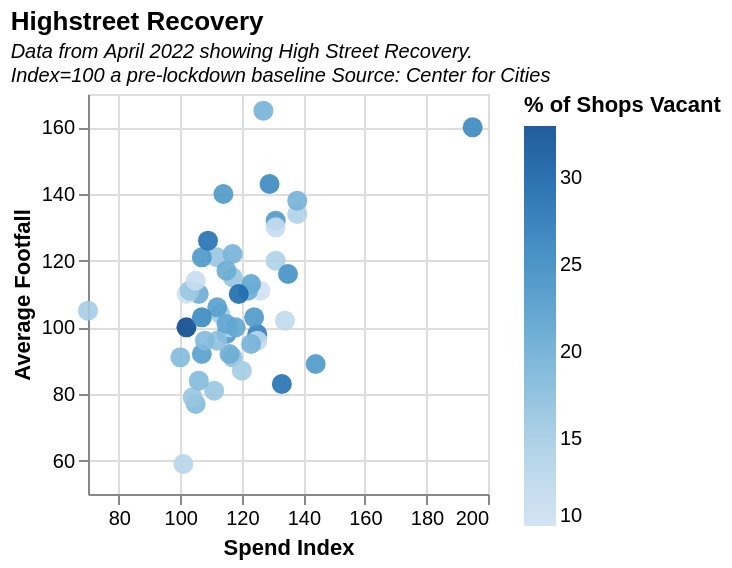

Specify this chart in Vega-Lite:
### Vega-Lite specification from a JSON file in a GitHub repository (floating-point values rounded to 4 significant figures)
{"$schema": "https://vega.github.io/schema/vega-lite/v5.json", "description": "A scatterplot showing Highstreeet Spend Index and Average Footfall.", "title": {"text": "Highstreet Recovery", "subtitle": ["Data from April 2022 showing High Street Recovery.", "Index=100 a pre-lockdown baseline Source: Center for Cities"], "subtitleFontStyle": "italic", "subtitleFontSize": 10, "anchor": "start", "color": "black"}, "data": {"values": [{"City": "Average", "Spend Index": "112", "Average Footfall": "90", "High Street Vacancies": ""}, {"City": "Aberdeen", "Spend Index": "106", "Average Footfall": "110", "High Street Vacancies": "20"}, {"City": "Aldershot", "Spend Index": "70", "Average Footfall": "105", "High Street Vacancies": "15"}, {"City": "Barnsley", "Spend Index": "138", "Average Footfall": "134", "High Street Vacancies": "14"}, {"City": "Birmingham", "Spend Index": "105", "Average Footfall": "77", "High Street Vacancies": "18"}, {"City": "Blackburn", "Spend Index": "125", "Average Footfall": "98", "High Street Vacancies": "26"}, {"City": "Blackpool", "Spend Index": "195", "Average Footfall": "160", "High Street Vacancies": "25"}, {"City": "Bournemouth", "Spend Index": "112", "Average Footfall": "121", "High Street Vacancies": "16"}, {"City": "Bradford", "Spend Index": "133", "Average Footfall": "83", "High Street Vacancies": "28"}, {"City": "Brighton", "Spend Index": "126", "Average Footfall": "111", "High Street Vacancies": "10"}, {"City": "Bristol", "Spend Index": "117", "Average Footfall": "91", "High Street Vacancies": "17"}, {"City": "Burnley", "Spend Index": "138", "Average Footfall": "138", "High Street Vacancies": "19"}, {"City": "Cambridge", "Spend Index": "125", "Average Footfall": "96", "High Street Vacancies": "12"}, {"City": "Cardiff", "Spend Index": "124", "Average Footfall": "103", "High Street Vacancies": "23"}, {"City": "Chatham", "Spend Index": "131", "Average Footfall": "120", "High Street Vacancies": "14"}, {"City": "Coventry", "Spend Index": "104", "Average Footfall": "79", "High Street Vacancies": "16"}, {"City": "Crawley", "Spend Index": "113", "Average Footfall": "104", "High Street Vacancies": "15"}, {"City": "Derby", "Spend Index": "115", "Average Footfall": "98", "High Street Vacancies": "23"}, {"City": "Doncaster", "Spend Index": "123", "Average Footfall": "113", "High Street Vacancies": "21"}, {"City": "Dundee", "Spend Index": "114", "Average Footfall": "140", "High Street Vacancies": "23"}, {"City": "Edinburgh", "Spend Index": "102", "Average Footfall": "110", "High Street Vacancies": "10"}, {"City": "Exeter", "Spend Index": "116", "Average Footfall": "100", "High Street Vacancies": "13"}, {"City": "Glasgow", "Spend Index": "123", "Average Footfall": "95", "High Street Vacancies": "19"}, {"City": "Gloucester", "Spend Index": "112", "Average Footfall": "106", "High Street Vacancies": "22"}, {"City": "Huddersfield", "Spend Index": "144", "Average Footfall": "89", "High Street Vacancies": "23"}, {"City": "Hull", "Spend Index": "135", "Average Footfall": "116", "High Street Vacancies": "24"}, {"City": "Ipswich", "Spend Index": "118", "Average Footfall": "100", "High Street Vacancies": "21"}, {"City": "Leeds", "Spend Index": "116", "Average Footfall": "92", "High Street Vacancies": "20"}, {"City": "Leicester", "Spend Index": "107", "Average Footfall": "92", "High Street Vacancies": "22"}, {"City": "Liverpool", "Spend Index": "134", "Average Footfall": "102", "High Street Vacancies": "12"}, {"City": "London", "Spend Index": "101", "Average Footfall": "59", "High Street Vacancies": "13"}, {"City": "Luton", "Spend Index": "111", "Average Footfall": "81", "High Street Vacancies": "16"}, {"City": "Manchester", "Spend Index": "120", "Average Footfall": "87", "High Street Vacancies": "15"}, {"City": "Mansfield", "Spend Index": "117", "Average Footfall": "122", "High Street Vacancies": "19"}, {"City": "Newcastle", "Spend Index": "122", "Average Footfall": "111", "High Street Vacancies": "20"}, {"City": "Newport", "Spend Index": "102", "Average Footfall": "100", "High Street Vacancies": "33"}, {"City": "Northampton", "Spend Index": "107", "Average Footfall": "103", "High Street Vacancies": "25"}, {"City": "Norwich", "Spend Index": "117", "Average Footfall": "115", "High Street Vacancies": "16"}, {"City": "Nottingham", "Spend Index": "112", "Average Footfall": "96", "High Street Vacancies": "17"}, {"City": "Oxford", "Spend Index": "100", "Average Footfall": "91", "High Street Vacancies": "18"}, {"City": "Peterborough", "Spend Index": "103", "Average Footfall": "111", "High Street Vacancies": "16"}, {"City": "Plymouth", "Spend Index": "127", "Average Footfall": "165", "High Street Vacancies": "19"}, {"City": "Portsmouth", "Spend Index": "115", "Average Footfall": "117", "High Street Vacancies": "20"}, {"City": "Preston", "Spend Index": "107", "Average Footfall": "121", "High Street Vacancies": "23"}, {"City": "Reading", "Spend Index": "106", "Average Footfall": "84", "High Street Vacancies": "18"}, {"City": "Sheffield", "Spend Index": "108", "Average Footfall": "96", "High Street Vacancies": "18"}, {"City": "Southampton", "Spend Index": "105", "Average Footfall": "114", "High Street Vacancies": "11"}, {"City": "Southend", "Spend Index": "129", "Average Footfall": "143", "High Street Vacancies": "25"}, {"City": "Stoke", "Spend Index": "119", "Average Footfall": "110", "High Street Vacancies": "29"}, {"City": "Sunderland", "Spend Index": "109", "Average Footfall": "126", "High Street Vacancies": "28"}, {"City": "Swansea", "Spend Index": "131", "Average Footfall": "132", "High Street Vacancies": "23"}, {"City": "Swindon", "Spend Index": "115", "Average Footfall": "101", "High Street Vacancies": "21"}, {"City": "York", "Spend Index": "131", "Average Footfall": "130", "High Street Vacancies": "11"}]}, "height": 200, "width": 200, "mark": {"type": "circle", "size": 100, "color": "rgb(0,67,167)", "opacity": 0.9}, "encoding": {"x": {"field": "Spend Index", "type": "quantitative", "scale": {"zero": false}}, "y": {"field": "Average Footfall", "type": "quantitative", "scale": {"zero": false}}, "color": {"field": "High Street Vacancies", "type": "quantitative", "title": "% of Shops Vacant"}, "tooltip": [{"field": "City"}, {"field": "Spend Index"}, {"field": "Average Footfall"}, {"field": "High Street Vacancies"}]}}
